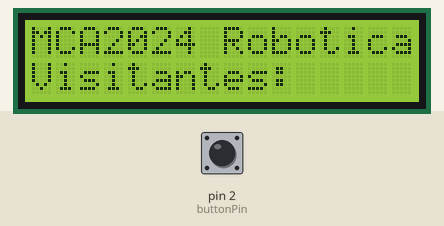
Bench run of a sketch on a simulated Arduino Uno, built with avr-gcc and run on an emulated ATmega328P. On the bench: 16×2 character LCD. The test bench sets the inputs (shaded band); at power-on: pin 2 (buttonPin) HIGH.

Above: at 1.2 s.
1.3 s: pin 2 (buttonPin) pulled LOW for 0.15 s
At 1.9 s:
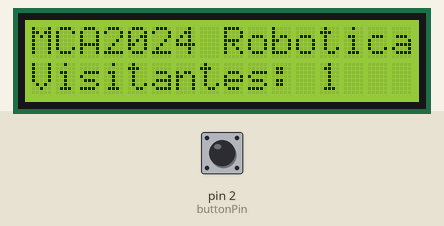
2.9 s: pin 2 (buttonPin) pulled LOW for 1 s
At 4.4 s:
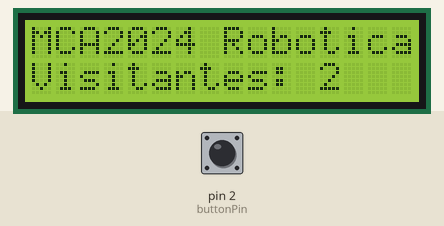
5.4 s: pin 2 (buttonPin) pulled LOW for 0.15 s
At 6.3 s:
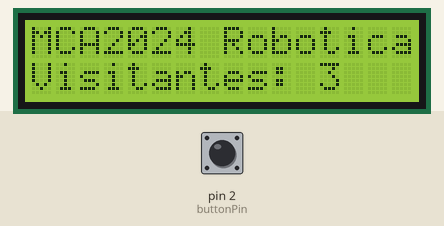
7.0 s: pin 2 (buttonPin) pulled LOW for 1 s
At 7.5 s:
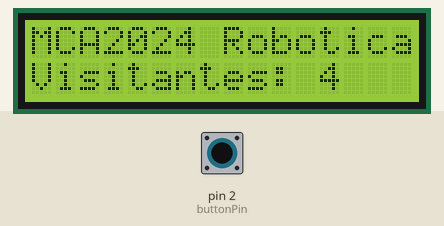
Timing chart, 0 to 10.0 s (numbered marks = the images above; inputs shaded):
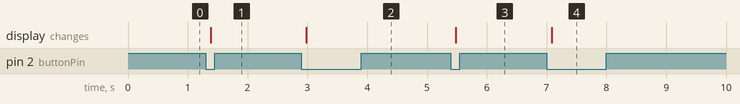

The sketch:

Contator_visitantes.ino
```cpp
#include <Wire.h>
#include <LiquidCrystal_I2C.h>

LiquidCrystal_I2C lcd(0x27, 16, 2);  // Endereço I2C do display: 0x27, 16 colunas e 2 linhas
const int buttonPin = 2;  // Pino do botão
int contador = 0;  // Inicializa o contador

void setup() {
  lcd.init();
  lcd.backlight();
  lcd.setCursor(0, 0);
  lcd.print("MCA2024 Robotica");
  lcd.setCursor(0, 1);
  lcd.print("Visitantes:");

  pinMode(buttonPin, INPUT_PULLUP);  // Define o pino do botão como entrada com pull-up interno
}

void loop() {
  if (digitalRead(buttonPin) == LOW) {  // Verifica se o botão foi pressionado
    delay(50);  // Debounce do botão
    contador++;  // Incrementa o contador
    atualizarDisplay(contador);  // Atualiza o display com o novo valor do contador
    while (digitalRead(buttonPin) == LOW) {
      // Aguarda até que o botão seja solto
    }
    delay(500);
  }
}

void atualizarDisplay(int value) {
  lcd.setCursor(0, 1);
  lcd.print("                    ");  // Limpa a linha do contador
  lcd.setCursor(0, 1);
  lcd.print("Visitantes: ");
  lcd.setCursor(12, 1);
  lcd.print(value);
}
```

Measured:
- after the input at 1.3 s, the display: changes after 0.08 s (image 1)
- after the input at 2.9 s, the display: changes after 0.08 s (image 2)
- after the input at 5.4 s, the display: changes after 0.08 s (image 3)
- after the input at 7.0 s, the display: changes after 0.08 s (image 4)
